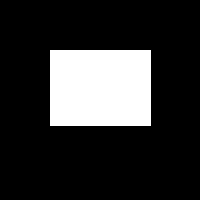
Frame 1 (no input)
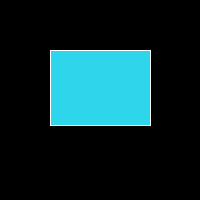
Frame 60 (the mouse pressed at the canvas centre just before this capture)
Frame 120 (the mouse held since frame 60 and released just before this capture): identical to frame 1, image omitted

The Processing sketch that drew these frames (run headless with seeded random() and noise(); from frame 60 on, the mouse is pressed at the canvas centre):

// Processing sketch: PP_52
// ── PP_52.pde
int x = 50;
int y = 50;
int w = 100;
int h = 75;

void setup()
{
  size(200,200);
}
void draw()
{ background(0);
stroke(255);
rect(x,y,w,h);

if(mouseX > x && mouseX < x + w && mouseY > y && mouseY < y +h)
 {fill(255);
 }
 
 else 
 {fill(#2DD6EA);
 }
 
}
